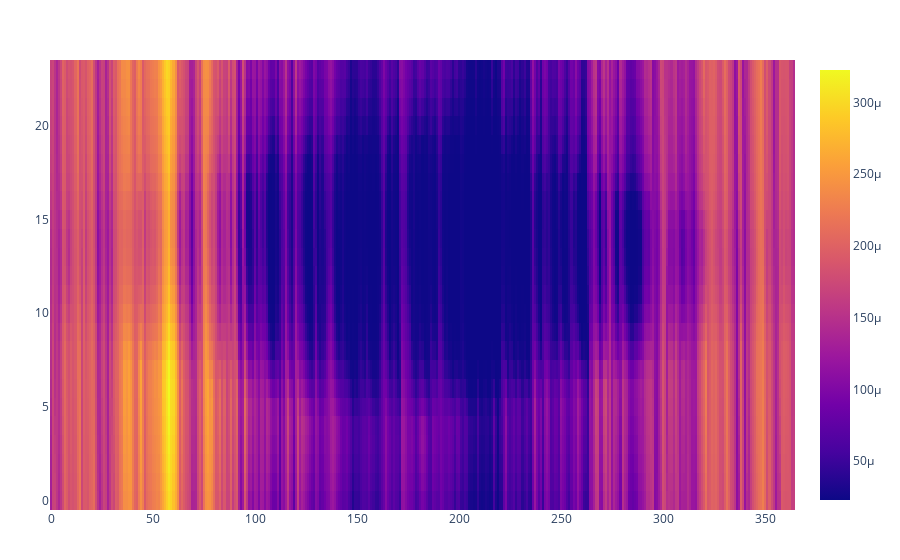

This figure's notebook cell:
### Code cell
w = Matrix(data_org["TS_HEAT_LOW"])
z = reshape(w, 24, 365)
TSClustering.plot_basic_heatmap(matrix=z)

### Figure 1 — Plotly figure (JSON) as saved in the notebook; plotly's stock layout.template omitted (floating-point values rounded to 4 significant figures; data arrays with more than 128 entries replaced by an {"elided": "..."} marker saying what was removed)
{"data": [{"transpose": true, "type": "heatmap", "z": {"elided": "365x24 float values"}}], "layout": {"margin": {"b": 50, "l": 50, "r": 50, "t": 60}}}
